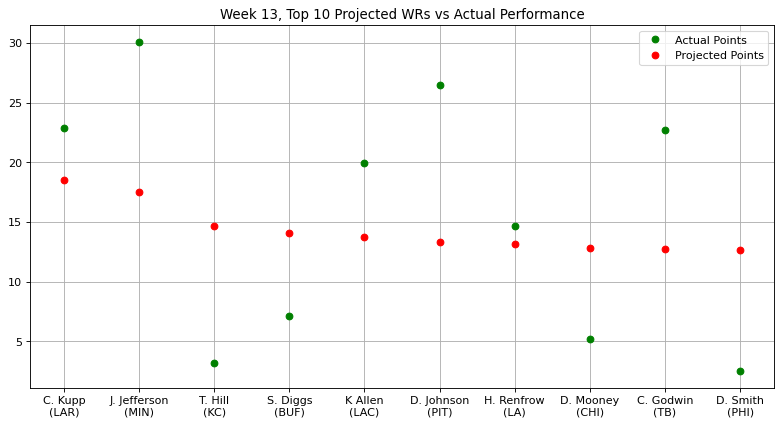

Write Python code to recreate this figure.
"""
Stats provided by NFL Fantasy
Week 13, Top 10 Projected WRs vs Actual Performance
"""

import matplotlib.pyplot as plt
import numpy as np
from matplotlib.pyplot import figure
figure(figsize=(12, 6), dpi=80)

actual_points = np.array([22.90,30.10,3.20,7.10,19.90,26.50,14.70,5.20,22.70,2.50])
proj_points = np.array([18.49,17.50,14.64,14.05,13.72,13.30,13.19,12.80,12.70,12.65])
players = np.array(["C. Kupp\n(LAR)","J. Jefferson\n(MIN)","T. Hill\n(KC)","S. Diggs\n(BUF)",
                    "K Allen\n(LAC)","D. Johnson\n(PIT)","H. Renfrow\n(LA)","D. Mooney\n(CHI)",
                    "C. Godwin\n(TB)","D. Smith\n(PHI)"])

plt.plot(players, actual_points, 'o', c = 'g', label = 'Actual Points', ms = 6)
plt.plot(proj_points, 'o', c = 'r', label = 'Projected Points', ms = 6)
plt.title("Week 13, Top 10 Projected WRs vs Actual Performance")
plt.legend()
plt.grid()
plt.show()
